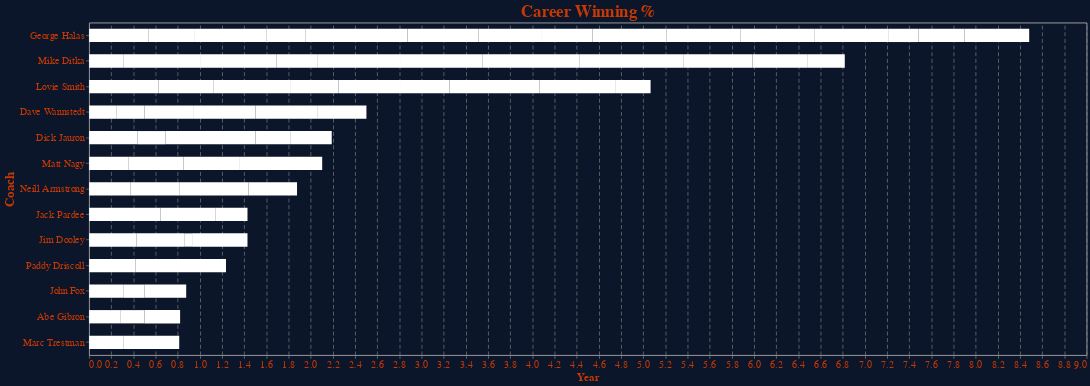

Here is the notebook cell this chart was saved with:
### Code cell
bars

### Figure 1 — Vega-Lite specification as saved in the notebook (floating-point values rounded to 4 significant figures)
{"config": {"view": {"continuousWidth": 400, "continuousHeight": 300}, "axis": {"gridColor": "grey", "gridDash": [6, 4]}, "axisBottom": {"labelColor": "#c83803", "labelFontSize": 15, "titleColor": "#c83803", "titleFontSize": 17}, "axisLeft": {"labelColor": "#c83803", "labelFontSize": 15, "titleColor": "#c83803", "titleFontSize": 20}, "background": "#0B162A", "legend": {"cornerRadius": 10, "fillColor": "#0B162A", "labelColor": "#c83803", "labelFontSize": 15, "orient": "top-right", "padding": 10, "strokeColor": "gray", "titleColor": "#c83803", "titleFontSize": 15}, "title": {"color": "#c83803", "fontSize": 25}}, "data": {"name": "data-98e99584d4c54f6cd344082bd9b408f7"}, "mark": {"type": "bar", "color": "white", "opacity": 1, "size": 20}, "encoding": {"x": {"field": "W-L%", "title": "Year", "type": "quantitative"}, "y": {"field": "Coach", "sort": {"field": "W-L%", "order": "descending"}, "title": "Coach", "type": "nominal"}}, "height": 500, "resolve": {"scale": {"y": "independent"}}, "title": "Career Winning %", "width": 1500, "$schema": "https://vega.github.io/schema/vega-lite/v4.17.0.json", "datasets": {"data-98e99584d4c54f6cd344082bd9b408f7": [{"level_0": 0, "index": 1, "Year": 2021.0, "Coach": "Matt Nagy", "G": 17, "W": 6.0, "L": 11.0, "T": 0.0, "W-L%": 0.353, "G.1": null, "W.1": null, "L.1": null, "Result": null, "Offense": "Bill Lazor", "Defense": "Sean Desai", "year_max": 2021.0, "year_min": 2021.0, "Made Playoffs": false}, {"level_0": 1, "index": 2, "Year": 2020.0, "Coach": "Matt Nagy", "G": 16, "W": 8.0, "L": 8.0, "T": 0.0, "W-L%": 0.5, "G.1": 1.0, "W.1": 0.0, "L.1": 1.0, "Result": "Lost WC", "Offense": "Bill Lazor", "Defense": "Chuck Pagano", "year_max": 2020.0, "year_min": 2020.0, "Made Playoffs": true}, {"level_0": 2, "index": 3, "Year": 2019.0, "Coach": "Matt Nagy", "G": 16, "W": 8.0, "L": 8.0, "T": 0.0, "W-L%": 0.5, "G.1": null, "W.1": null, "L.1": null, "Result": null, "Offense": "Mark Helfrich", "Defense": "Chuck Pagano", "year_max": 2019.0, "year_min": 2019.0, "Made Playoffs": false}, {"level_0": 3, "index": 4, "Year": 2018.0, "Coach": "Matt Nagy", "G": 16, "W": 12.0, "L": 4.0, "T": 0.0, "W-L%": 0.75, "G.1": 1.0, "W.1": 0.0, "L.1": 1.0, "Result": "Lost WC", "Offense": "Mark Helfrich", "Defense": "Vic Fangio", "year_max": 2018.0, "year_min": 2018.0, "Made Playoffs": true}, {"level_0": 4, "index": 5, "Year": 2017.0, "Coach": "John Fox", "G": 16, "W": 5.0, "L": 11.0, "T": 0.0, "W-L%": 0.313, "G.1": null, "W.1": null, "L.1": null, "Result": null, "Offense": "Dowell Loggains", "Defense": "Vic Fangio", "year_max": 2017.0, "year_min": 2017.0, "Made Playoffs": false}, {"level_0": 5, "index": 6, "Year": 2016.0, "Coach": "John Fox", "G": 16, "W": 3.0, "L": 13.0, "T": 0.0, "W-L%": 0.188, "G.1": null, "W.1": null, "L.1": null, "Result": null, "Offense": "Dowell Loggains", "Defense": "Vic Fangio", "year_max": 2016.0, "year_min": 2016.0, "Made Playoffs": false}, {"level_0": 6, "index": 7, "Year": 2015.0, "Coach": "John Fox", "G": 16, "W": 6.0, "L": 10.0, "T": 0.0, "W-L%": 0.375, "G.1": null, "W.1": null, "L.1": null, "Result": null, "Offense": "Adam Gase", "Defense": "Vic Fangio", "year_max": 2015.0, "year_min": 2015.0, "Made Playoffs": false}, {"level_0": 7, "index": 8, "Year": 2014.0, "Coach": "Marc Trestman", "G": 16, "W": 5.0, "L": 11.0, "T": 0.0, "W-L%": 0.313, "G.1": 0.0, "W.1": 0.0, "L.1": 0.0, "Result": null, "Offense": "Aaron Kromer", "Defense": "Mel Tucker", "year_max": 2014.0, "year_min": 2014.0, "Made Playoffs": false}, {"level_0": 8, "index": 9, "Year": 2013.0, "Coach": "Marc Trestman", "G": 16, "W": 8.0, "L": 8.0, "T": 0.0, "W-L%": 0.5, "G.1": 0.0, "W.1": 0.0, "L.1": 0.0, "Result": null, "Offense": "Aaron Kromer", "Defense": "Mel Tucker", "year_max": 2013.0, "year_min": 2013.0, "Made Playoffs": false}, {"level_0": 9, "index": 10, "Year": 2012.0, "Coach": "Lovie Smith", "G": 16, "W": 10.0, "L": 6.0, "T": 0.0, "W-L%": 0.625, "G.1": 0.0, "W.1": 0.0, "L.1": 0.0, "Result": null, "Offense": "Mike Tice", "Defense": "Rod Marinelli", "year_max": 2012.0, "year_min": 2012.0, "Made Playoffs": false}, {"level_0": 10, "index": 11, "Year": 2011.0, "Coach": "Lovie Smith", "G": 16, "W": 8.0, "L": 8.0, "T": 0.0, "W-L%": 0.5, "G.1": 0.0, "W.1": 0.0, "L.1": 0.0, "Result": null, "Offense": "Mike Martz", "Defense": "Rod Marinelli", "year_max": 2011.0, "year_min": 2011.0, "Made Playoffs": false}, {"level_0": 11, "index": 12, "Year": 2010.0, "Coach": "Lovie Smith", "G": 16, "W": 11.0, "L": 5.0, "T": 0.0, "W-L%": 0.688, "G.1": 2.0, "W.1": 1.0, "L.1": 1.0, "Result": "Lost Conf", "Offense": "Mike Martz", "Defense": "Rod Marinelli", "year_max": 2010.0, "year_min": 2010.0, "Made Playoffs": true}, {"level_0": 12, "index": 13, "Year": 2009.0, "Coach": "Lovie Smith", "G": 16, "W": 7.0, "L": 9.0, "T": 0.0, "W-L%": 0.438, "G.1": 0.0, "W.1": 0.0, "L.1": 0.0, "Result": null, "Offense": "Ron Turner", "Defense": "Bob Babich", "year_max": 2009.0, "year_min": 2009.0, "Made Playoffs": false}, {"level_0": 13, "index": 14, "Year": 2008.0, "Coach": "Lovie Smith", "G": 16, "W": 9.0, "L": 7.0, "T": 0.0, "W-L%": 0.563, "G.1": 0.0, "W.1": 0.0, "L.1": 0.0, "Result": null, "Offense": "Ron Turner", "Defense": "Bob Babich", "year_max": 2008.0, "year_min": 2008.0, "Made Playoffs": false}, {"level_0": 14, "index": 15, "Year": 2007.0, "Coach": "Lovie Smith", "G": 16, "W": 7.0, "L": 9.0, "T": 0.0, "W-L%": 0.438, "G.1": 0.0, "W.1": 0.0, "L.1": 0.0, "Result": null, "Offense": "Ron Turner", "Defense": "Bob Babich", "year_max": 2007.0, "year_min": 2007.0, "Made Playoffs": false}, {"level_0": 15, "index": 16, "Year": 2006.0, "Coach": "Lovie Smith", "G": 16, "W": 13.0, "L": 3.0, "T": 0.0, "W-L%": 0.813, "G.1": 3.0, "W.1": 2.0, "L.1": 1.0, "Result": "Lost SB", "Offense": "Ron Turner", "Defense": "Ron Rivera", "year_max": 2006.0, "year_min": 2006.0, "Made Playoffs": true}, {"level_0": 16, "index": 17, "Year": 2005.0, "Coach": "Lovie Smith", "G": 16, "W": 11.0, "L": 5.0, "T": 0.0, "W-L%": 0.688, "G.1": 1.0, "W.1": 0.0, "L.1": 1.0, "Result": "Lost Div", "Offense": "Ron Turner", "Defense": "Ron Rivera", "year_max": 2005.0, "year_min": 2005.0, "Made Playoffs": true}, {"level_0": 17, "index": 18, "Year": 2004.0, "Coach": "Lovie Smith", "G": 16, "W": 5.0, "L": 11.0, "T": 0.0, "W-L%": 0.313, "G.1": 0.0, "W.1": 0.0, "L.1": 0.0, "Result": null, "Offense": "Terry Shea", "Defense": "Ron Rivera", "year_max": 2004.0, "year_min": 2004.0, "Made Playoffs": false}, {"level_0": 18, "index": 19, "Year": 2003.0, "Coach": "Dick Jauron", "G": 16, "W": 7.0, "L": 9.0, "T": 0.0, "W-L%": 0.438, "G.1": 0.0, "W.1": 0.0, "L.1": 0.0, "Result": null, "Offense": "John Shoop", "Defense": "Greg Blache", "year_max": 2003.0, "year_min": 2003.0, "Made Playoffs": false}, {"level_0": 19, "index": 20, "Year": 2002.0, "Coach": "Dick Jauron", "G": 16, "W": 4.0, "L": 12.0, "T": 0.0, "W-L%": 0.25, "G.1": 0.0, "W.1": 0.0, "L.1": 0.0, "Result": null, "Offense": "John Shoop", "Defense": "Greg Blache", "year_max": 2002.0, "year_min": 2002.0, "Made Playoffs": false}, {"level_0": 20, "index": 21, "Year": 2001.0, "Coach": "Dick Jauron", "G": 16, "W": 13.0, "L": 3.0, "T": 0.0, "W-L%": 0.813, "G.1": 1.0, "W.1": 0.0, "L.1": 1.0, "Result": "Lost Div", "Offense": "John Shoop", "Defense": "Greg Blache", "year_max": 2001.0, "year_min": 2001.0, "Made Playoffs": true}, {"level_0": 21, "index": 22, "Year": 2000.0, "Coach": "Dick Jauron", "G": 16, "W": 5.0, "L": 11.0, "T": 0.0, "W-L%": 0.313, "G.1": 0.0, "W.1": 0.0, "L.1": 0.0, "Result": null, "Offense": "Gary Crowton", "Defense": "Greg Blache", "year_max": 2000.0, "year_min": 2000.0, "Made Playoffs": false}, {"level_0": 22, "index": 23, "Year": 1999.0, "Coach": "Dick Jauron", "G": 16, "W": 6.0, "L": 10.0, "T": 0.0, "W-L%": 0.375, "G.1": 0.0, "W.1": 0.0, "L.1": 0.0, "Result": null, "Offense": "Gary Crowton", "Defense": "Greg Blache", "year_max": 1999.0, "year_min": 1999.0, "Made Playoffs": false}, {"level_0": 23, "index": 24, "Year": 1998.0, "Coach": "Dave Wannstedt", "G": 16, "W": 4.0, "L": 12.0, "T": 0.0, "W-L%": 0.25, "G.1": 0.0, "W.1": 0.0, "L.1": 0.0, "Result": null, "Offense": "Matt Cavanaugh", "Defense": "Bob Slowik", "year_max": 1998.0, "year_min": 1998.0, "Made Playoffs": false}, {"level_0": 24, "index": 25, "Year": 1997.0, "Coach": "Dave Wannstedt", "G": 16, "W": 4.0, "L": 12.0, "T": 0.0, "W-L%": 0.25, "G.1": 0.0, "W.1": 0.0, "L.1": 0.0, "Result": null, "Offense": "Matt Cavanaugh", "Defense": "Bob Slowik", "year_max": 1997.0, "year_min": 1997.0, "Made Playoffs": false}, {"level_0": 25, "index": 26, "Year": 1996.0, "Coach": "Dave Wannstedt", "G": 16, "W": 7.0, "L": 9.0, "T": 0.0, "W-L%": 0.438, "G.1": 0.0, "W.1": 0.0, "L.1": 0.0, "Result": null, "Offense": "Ron Turner", "Defense": "Bob Slowik", "year_max": 1996.0, "year_min": 1996.0, "Made Playoffs": false}, {"level_0": 26, "index": 27, "Year": 1995.0, "Coach": "Dave Wannstedt", "G": 16, "W": 9.0, "L": 7.0, "T": 0.0, "W-L%": 0.563, "G.1": 0.0, "W.1": 0.0, "L.1": 0.0, "Result": null, "Offense": "Ron Turner", "Defense": "Bob Slowik", "year_max": 1995.0, "year_min": 1995.0, "Made Playoffs": false}, {"level_0": 27, "index": 28, "Year": 1994.0, "Coach": "Dave Wannstedt", "G": 16, "W": 9.0, "L": 7.0, "T": 0.0, "W-L%": 0.563, "G.1": 2.0, "W.1": 1.0, "L.1": 1.0, "Result": "Lost Div", "Offense": "Ron Turner", "Defense": "Bob Slowik", "year_max": 1994.0, "year_min": 1994.0, "Made Playoffs": true}, {"level_0": 28, "index": 29, "Year": 1993.0, "Coach": "Dave Wannstedt", "G": 16, "W": 7.0, "L": 9.0, "T": 0.0, "W-L%": 0.438, "G.1": 0.0, "W.1": 0.0, "L.1": 0.0, "Result": null, "Offense": "Ron Turner", "Defense": "Bob Slowik", "year_max": 1993.0, "year_min": 1993.0, "Made Playoffs": false}, {"level_0": 29, "index": 30, "Year": 1992.0, "Coach": "Mike Ditka", "G": 16, "W": 5.0, "L": 11.0, "T": 0.0, "W-L%": 0.313, "G.1": 0.0, "W.1": 0.0, "L.1": 0.0, "Result": null, "Offense": "Greg Landry", "Defense": "Vince Tobin", "year_max": 1992.0, "year_min": 1992.0, "Made Playoffs": false}, {"level_0": 30, "index": 31, "Year": 1991.0, "Coach": "Mike Ditka", "G": 16, "W": 11.0, "L": 5.0, "T": 0.0, "W-L%": 0.688, "G.1": 1.0, "W.1": 0.0, "L.1": 1.0, "Result": "Lost WC", "Offense": "Greg Landry", "Defense": "Vince Tobin", "year_max": 1991.0, "year_min": 1991.0, "Made Playoffs": true}, {"level_0": 31, "index": 32, "Year": 1990.0, "Coach": "Mike Ditka", "G": 16, "W": 11.0, "L": 5.0, "T": 0.0, "W-L%": 0.688, "G.1": 2.0, "W.1": 1.0, "L.1": 1.0, "Result": "Lost Div", "Offense": "Greg Landry", "Defense": "Vince Tobin", "year_max": 1990.0, "year_min": 1990.0, "Made Playoffs": true}, {"level_0": 32, "index": 33, "Year": 1989.0, "Coach": "Mike Ditka", "G": 16, "W": 6.0, "L": 10.0, "T": 0.0, "W-L%": 0.375, "G.1": 0.0, "W.1": 0.0, "L.1": 0.0, "Result": null, "Offense": "Greg Landry", "Defense": "Vince Tobin", "year_max": 1989.0, "year_min": 1989.0, "Made Playoffs": false}, {"level_0": 33, "index": 34, "Year": 1988.0, "Coach": "Mike Ditka", "G": 16, "W": 12.0, "L": 4.0, "T": 0.0, "W-L%": 0.75, "G.1": 2.0, "W.1": 1.0, "L.1": 1.0, "Result": "Lost Conf", "Offense": "Ed Hughes", "Defense": "Vince Tobin", "year_max": 1988.0, "year_min": 1988.0, "Made Playoffs": true}, {"level_0": 34, "index": 35, "Year": 1987.0, "Coach": "Mike Ditka", "G": 15, "W": 11.0, "L": 4.0, "T": 0.0, "W-L%": 0.733, "G.1": 1.0, "W.1": 0.0, "L.1": 1.0, "Result": "Lost Div", "Offense": "Ed Hughes", "Defense": "Vince Tobin", "year_max": 1987.0, "year_min": 1987.0, "Made Playoffs": true}, {"level_0": 35, "index": 36, "Year": 1986.0, "Coach": "Mike Ditka", "G": 16, "W": 14.0, "L": 2.0, "T": 0.0, "W-L%": 0.875, "G.1": 1.0, "W.1": 0.0, "L.1": 1.0, "Result": "Lost Div", "Offense": "Ed Hughes", "Defense": "Vince Tobin", "year_max": 1986.0, "year_min": 1986.0, "Made Playoffs": true}, {"level_0": 36, "index": 37, "Year": 1985.0, "Coach": "Mike Ditka", "G": 16, "W": 15.0, "L": 1.0, "T": 0.0, "W-L%": 0.938, "G.1": 3.0, "W.1": 3.0, "L.1": 0.0, "Result": "Won SB", "Offense": "Ed Hughes", "Defense": "Buddy Ryan", "year_max": 1985.0, "year_min": 1985.0, "Made Playoffs": true}, {"level_0": 37, "index": 38, "Year": 1984.0, "Coach": "Mike Ditka", "G": 16, "W": 10.0, "L": 6.0, "T": 0.0, "W-L%": 0.625, "G.1": 2.0, "W.1": 1.0, "L.1": 1.0, "Result": "Lost Conf", "Offense": "Ed Hughes", "Defense": "Buddy Ryan", "year_max": 1984.0, "year_min": 1984.0, "Made Playoffs": true}, {"level_0": 38, "index": 39, "Year": 1983.0, "Coach": "Mike Ditka", "G": 16, "W": 8.0, "L": 8.0, "T": 0.0, "W-L%": 0.5, "G.1": 0.0, "W.1": 0.0, "L.1": 0.0, "Result": null, "Offense": "Ed Hughes", "Defense": "Buddy Ryan", "year_max": 1983.0, "year_min": 1983.0, "Made Playoffs": false}, {"level_0": 39, "index": 40, "Year": 1982.0, "Coach": "Mike Ditka", "G": 9, "W": 3.0, "L": 6.0, "T": 0.0, "W-L%": 0.333, "G.1": 0.0, "W.1": 0.0, "L.1": 0.0, "Result": null, "Offense": "Ed Hughes", "Defense": "Buddy Ryan", "year_max": 1982.0, "year_min": 1982.0, "Made Playoffs": false}, {"level_0": 40, "index": 41, "Year": 1981.0, "Coach": "Neill Armstrong", "G": 16, "W": 6.0, "L": 10.0, "T": 0.0, "W-L%": 0.375, "G.1": 0.0, "W.1": 0.0, "L.1": 0.0, "Result": null, "Offense": "Ted Marchibroda", "Defense": "Buddy Ryan", "year_max": 1981.0, "year_min": 1981.0, "Made Playoffs": false}, {"level_0": 41, "index": 42, "Year": 1980.0, "Coach": "Neill Armstrong", "G": 16, "W": 7.0, "L": 9.0, "T": 0.0, "W-L%": 0.438, "G.1": 0.0, "W.1": 0.0, "L.1": 0.0, "Result": null, "Offense": "Ken Meyer", "Defense": "Buddy Ryan", "year_max": 1980.0, "year_min": 1980.0, "Made Playoffs": false}, {"level_0": 42, "index": 43, "Year": 1979.0, "Coach": "Neill Armstrong", "G": 16, "W": 10.0, "L": 6.0, "T": 0.0, "W-L%": 0.625, "G.1": 1.0, "W.1": 0.0, "L.1": 1.0, "Result": "Lost WC", "Offense": "Ken Meyer", "Defense": "Buddy Ryan", "year_max": 1979.0, "year_min": 1979.0, "Made Playoffs": true}, {"level_0": 43, "index": 44, "Year": 1978.0, "Coach": "Neill Armstrong", "G": 16, "W": 7.0, "L": 9.0, "T": 0.0, "W-L%": 0.438, "G.1": 0.0, "W.1": 0.0, "L.1": 0.0, "Result": null, "Offense": "Ken Meyer", "Defense": "Buddy Ryan", "year_max": 1978.0, "year_min": 1978.0, "Made Playoffs": false}, {"level_0": 44, "index": 45, "Year": 1977.0, "Coach": "Jack Pardee", "G": 14, "W": 9.0, "L": 5.0, "T": 0.0, "W-L%": 0.643, "G.1": 1.0, "W.1": 0.0, "L.1": 1.0, "Result": "Lost Div", "Offense": "Sid Gillman", "Defense": null, "year_max": 1977.0, "year_min": 1977.0, "Made Playoffs": true}, {"level_0": 45, "index": 46, "Year": 1976.0, "Coach": "Jack Pardee", "G": 14, "W": 7.0, "L": 7.0, "T": 0.0, "W-L%": 0.5, "G.1": 0.0, "W.1": 0.0, "L.1": 0.0, "Result": null, "Offense": null, "Defense": null, "year_max": 1976.0, "year_min": 1976.0, "Made Playoffs": false}, {"level_0": 46, "index": 47, "Year": 1975.0, "Coach": "Jack Pardee", "G": 14, "W": 4.0, "L": 10.0, "T": 0.0, "W-L%": 0.286, "G.1": 0.0, "W.1": 0.0, "L.1": 0.0, "Result": null, "Offense": null, "Defense": null, "year_max": 1975.0, "year_min": 1975.0, "Made Playoffs": false}, {"level_0": 47, "index": 48, "Year": 1974.0, "Coach": "Abe Gibron", "G": 14, "W": 4.0, "L": 10.0, "T": 0.0, "W-L%": 0.286, "G.1": 0.0, "W.1": 0.0, "L.1": 0.0, "Result": null, "Offense": null, "Defense": null, "year_max": 1974.0, "year_min": 1974.0, "Made Playoffs": false}, {"level_0": 48, "index": 49, "Year": 1973.0, "Coach": "Abe Gibron", "G": 14, "W": 3.0, "L": 11.0, "T": 0.0, "W-L%": 0.214, "G.1": 0.0, "W.1": 0.0, "L.1": 0.0, "Result": null, "Offense": null, "Defense": null, "year_max": 1973.0, "year_min": 1973.0, "Made Playoffs": false}, {"level_0": 49, "index": 50, "Year": 1972.0, "Coach": "Abe Gibron", "G": 14, "W": 4.0, "L": 9.0, "T": 1.0, "W-L%": 0.321, "G.1": 0.0, "W.1": 0.0, "L.1": 0.0, "Result": null, "Offense": null, "Defense": null, "year_max": 1972.0, "year_min": 1972.0, "Made Playoffs": false}, {"level_0": 50, "index": 51, "Year": 1971.0, "Coach": "Jim Dooley", "G": 14, "W": 6.0, "L": 8.0, "T": 0.0, "W-L%": 0.429, "G.1": 0.0, "W.1": 0.0, "L.1": 0.0, "Result": null, "Offense": "Perry Moss", "Defense": null, "year_max": 1971.0, "year_min": 1971.0, "Made Playoffs": false}, {"level_0": 51, "index": 52, "Year": 1970.0, "Coach": "Jim Dooley", "G": 14, "W": 6.0, "L": 8.0, "T": 0.0, "W-L%": 0.429, "G.1": 0.0, "W.1": 0.0, "L.1": 0.0, "Result": null, "Offense": "Perry Moss", "Defense": null, "year_max": 1970.0, "year_min": 1970.0, "Made Playoffs": false}, {"level_0": 52, "index": 53, "Year": 1969.0, "Coach": "Jim Dooley", "G": 14, "W": 1.0, "L": 13.0, "T": 0.0, "W-L%": 0.071, "G.1": 0.0, "W.1": 0.0, "L.1": 0.0, "Result": null, "Offense": null, "Defense": null, "year_max": 1969.0, "year_min": 1969.0, "Made Playoffs": false}, {"level_0": 53, "index": 54, "Year": 1968.0, "Coach": "Jim Dooley", "G": 14, "W": 7.0, "L": 7.0, "T": 0.0, "W-L%": 0.5, "G.1": 0.0, "W.1": 0.0, "L.1": 0.0, "Result": null, "Offense": null, "Defense": null, "year_max": 1968.0, "year_min": 1968.0, "Made Playoffs": false}, {"level_0": 54, "index": 55, "Year": 1967.0, "Coach": "George Halas", "G": 14, "W": 7.0, "L": 6.0, "T": 1.0, "W-L%": 0.538, "G.1": 0.0, "W.1": 0.0, "L.1": 0.0, "Result": null, "Offense": null, "Defense": "Jim Dooley", "year_max": 1967.0, "year_min": 1967.0, "Made Playoffs": false}, {"level_0": 55, "index": 56, "Year": 1966.0, "Coach": "George Halas", "G": 14, "W": 5.0, "L": 7.0, "T": 2.0, "W-L%": 0.417, "G.1": 0.0, "W.1": 0.0, "L.1": 0.0, "Result": null, "Offense": null, "Defense": "Jim Dooley", "year_max": 1966.0, "year_min": 1966.0, "Made Playoffs": false}, {"level_0": 56, "index": 57, "Year": 1965.0, "Coach": "George Halas", "G": 14, "W": 9.0, "L": 5.0, "T": 0.0, "W-L%": 0.643, "G.1": 0.0, "W.1": 0.0, "L.1": 0.0, "Result": null, "Offense": null, "Defense": "George Allen", "year_max": 1965.0, "year_min": 1965.0, "Made Playoffs": false}, {"level_0": 57, "index": 58, "Year": 1964.0, "Coach": "George Halas", "G": 14, "W": 5.0, "L": 9.0, "T": 0.0, "W-L%": 0.357, "G.1": 0.0, "W.1": 0.0, "L.1": 0.0, "Result": null, "Offense": null, "Defense": "George Allen", "year_max": 1964.0, "year_min": 1964.0, "Made Playoffs": false}, {"level_0": 58, "index": 59, "Year": 1963.0, "Coach": "George Halas", "G": 14, "W": 11.0, "L": 1.0, "T": 2.0, "W-L%": 0.917, "G.1": 1.0, "W.1": 1.0, "L.1": 0.0, "Result": "Won Champ", "Offense": null, "Defense": null, "year_max": 1963.0, "year_min": 1963.0, "Made Playoffs": true}, {"level_0": 59, "index": 60, "Year": 1962.0, "Coach": "George Halas", "G": 14, "W": 9.0, "L": 5.0, "T": 0.0, "W-L%": 0.643, "G.1": 0.0, "W.1": 0.0, "L.1": 0.0, "Result": null, "Offense": null, "Defense": "Clark Shaughnessy", "year_max": 1962.0, "year_min": 1962.0, "Made Playoffs": false}, {"level_0": 60, "index": 61, "Year": 1961.0, "Coach": "George Halas", "G": 14, "W": 8.0, "L": 6.0, "T": 0.0, "W-L%": 0.571, "G.1": 0.0, "W.1": 0.0, "L.1": 0.0, "Result": null, "Offense": null, "Defense": "Clark Shaughnessy", "year_max": 1961.0, "year_min": 1961.0, "Made Playoffs": false}, {"level_0": 61, "index": 62, "Year": 1960.0, "Coach": "George Halas", "G": 12, "W": 5.0, "L": 6.0, "T": 1.0, "W-L%": 0.455, "G.1": 0.0, "W.1": 0.0, "L.1": 0.0, "Result": null, "Offense": null, "Defense": "Clark Shaughnessy", "year_max": 1960.0, "year_min": 1960.0, "Made Playoffs": false}, {"level_0": 62, "index": 63, "Year": 1959.0, "Coach": "George Halas", "G": 12, "W": 8.0, "L": 4.0, "T": 0.0, "W-L%": 0.667, "G.1": 0.0, "W.1": 0.0, "L.1": 0.0, "Result": null, "Offense": null, "Defense": "Clark Shaughnessy", "year_max": 1959.0, "year_min": 1959.0, "Made Playoffs": false}, {"level_0": 63, "index": 64, "Year": 1958.0, "Coach": "George Halas", "G": 12, "W": 8.0, "L": 4.0, "T": 0.0, "W-L%": 0.667, "G.1": 0.0, "W.1": 0.0, "L.1": 0.0, "Result": null, "Offense": null, "Defense": null, "year_max": 1958.0, "year_min": 1958.0, "Made Playoffs": false}, {"level_0": 64, "index": 65, "Year": 1957.0, "Coach": "Paddy Driscoll", "G": 12, "W": 5.0, "L": 7.0, "T": 0.0, "W-L%": 0.417, "G.1": 0.0, "W.1": 0.0, "L.1": 0.0, "Result": null, "Offense": null, "Defense": null, "year_max": 1957.0, "year_min": 1957.0, "Made Playoffs": false}, {"level_0": 65, "index": 66, "Year": 1956.0, "Coach": "Paddy Driscoll", "G": 12, "W": 9.0, "L": 2.0, "T": 1.0, "W-L%": 0.818, "G.1": 1.0, "W.1": 0.0, "L.1": 1.0, "Result": "Lost Champ", "Offense": null, "Defense": null, "year_max": 1956.0, "year_min": 1956.0, "Made Playoffs": true}, {"level_0": 66, "index": 67, "Year": 1955.0, "Coach": "George Halas", "G": 12, "W": 8.0, "L": 4.0, "T": 0.0, "W-L%": 0.667, "G.1": 0.0, "W.1": 0.0, "L.1": 0.0, "Result": null, "Offense": null, "Defense": null, "year_max": 1955.0, "year_min": 1955.0, "Made Playoffs": false}, {"level_0": 67, "index": 68, "Year": 1954.0, "Coach": "George Halas", "G": 12, "W": 8.0, "L": 4.0, "T": 0.0, "W-L%": 0.667, "G.1": 0.0, "W.1": 0.0, "L.1": 0.0, "Result": null, "Offense": null, "Defense": null, "year_max": 1954.0, "year_min": 1954.0, "Made Playoffs": false}, {"level_0": 68, "index": 69, "Year": 1953.0, "Coach": "George Halas", "G": 12, "W": 3.0, "L": 8.0, "T": 1.0, "W-L%": 0.273, "G.1": 0.0, "W.1": 0.0, "L.1": 0.0, "Result": null, "Offense": null, "Defense": null, "year_max": 1953.0, "year_min": 1953.0, "Made Playoffs": false}, {"level_0": 69, "index": 70, "Year": 1952.0, "Coach": "George Halas", "G": 12, "W": 5.0, "L": 7.0, "T": 0.0, "W-L%": 0.417, "G.1": 0.0, "W.1": 0.0, "L.1": 0.0, "Result": null, "Offense": null, "Defense": null, "year_max": 1952.0, "year_min": 1952.0, "Made Playoffs": false}, {"level_0": 70, "index": 71, "Year": 1951.0, "Coach": "George Halas", "G": 12, "W": 7.0, "L": 5.0, "T": 0.0, "W-L%": 0.583, "G.1": 0.0, "W.1": 0.0, "L.1": 0.0, "Result": null, "Offense": null, "Defense": null, "year_max": 1951.0, "year_min": 1951.0, "Made Playoffs": false}]}}
